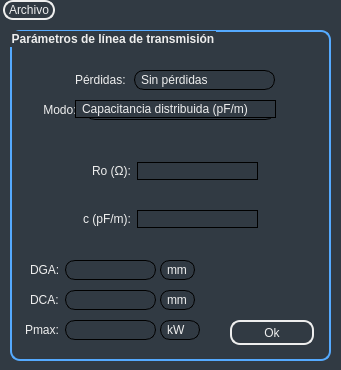
<?xml version="1.0" encoding="UTF-8"?>
<ui version="4.0">
 <class>MainWindow</class>
 <widget class="QMainWindow" name="MainWindow">
  <property name="geometry">
   <rect>
    <x>0</x>
    <y>0</y>
    <width>341</width>
    <height>370</height>
   </rect>
  </property>
  <property name="sizePolicy">
   <sizepolicy hsizetype="Fixed" vsizetype="Fixed">
    <horstretch>0</horstretch>
    <verstretch>0</verstretch>
   </sizepolicy>
  </property>
  <property name="minimumSize">
   <size>
    <width>341</width>
    <height>370</height>
   </size>
  </property>
  <property name="maximumSize">
   <size>
    <width>341</width>
    <height>370</height>
   </size>
  </property>
  <property name="windowTitle">
   <string>Línea de transmisión</string>
  </property>
  <property name="windowIcon">
   <iconset>
    <normaloff>minilogo.ico</normaloff>minilogo.ico</iconset>
  </property>
  <property name="styleSheet">
   <string notr="true"> background-color: rgb(49, 58, 67);</string>
  </property>
  <property name="iconSize">
   <size>
    <width>24</width>
    <height>24</height>
   </size>
  </property>
  <widget class="QWidget" name="centralwidget">
   <property name="sizePolicy">
    <sizepolicy hsizetype="Fixed" vsizetype="Fixed">
     <horstretch>0</horstretch>
     <verstretch>0</verstretch>
    </sizepolicy>
   </property>
   <widget class="QGroupBox" name="gpbx_linea">
    <property name="geometry">
     <rect>
      <x>10</x>
      <y>10</y>
      <width>321</width>
      <height>331</height>
     </rect>
    </property>
    <property name="styleSheet">
     <string notr="true">QGroupBox {
    background-color: rgb(49, 58, 67);
    border: 2px solid;
	border-color:rgb(85,170,255);
    border-radius: 10px;
    margin-top: 1ex; /* leave space at the top for the title */
	font-size: 12px;
    font-weight: bold;
}
QGroupBox::title {
color:rgb(238, 238, 238);
font: 75 12pt &quot;MS Shell Dlg 2&quot;;
}</string>
    </property>
    <property name="title">
     <string>Parámetros de línea de transmisión</string>
    </property>
    <widget class="QPushButton" name="pbtn_ok">
     <property name="geometry">
      <rect>
       <x>220</x>
       <y>290</y>
       <width>84</width>
       <height>25</height>
      </rect>
     </property>
     <property name="styleSheet">
      <string notr="true">QPushButton {
    border: 2px solid rgb(238, 238, 238);
    border-radius: 10px;
    background-color: rgb(49, 58, 67);
	color:rgb(238, 238, 238);
	font: 75 10pt &quot;MS Shell Dlg 2&quot;;
    min-width: 80px;
}
QPushButton:pressed {
    background-color: rgb(85,170,255);
	color:black;
}
QPushButton:flat {
    border: none; /* no border for a flat push button */
}
QPushButton:default {
    border-color: navy; /* make the default button prominent */
}</string>
     </property>
     <property name="text">
      <string>Ok</string>
     </property>
    </widget>
    <widget class="QLabel" name="lbl_modolinea">
     <property name="geometry">
      <rect>
       <x>30</x>
       <y>70</y>
       <width>41</width>
       <height>20</height>
      </rect>
     </property>
     <property name="styleSheet">
      <string notr="true">color:rgb(238, 238, 238);
font: 75 10pt &quot;MS Shell Dlg 2&quot;;
</string>
     </property>
     <property name="text">
      <string> Modo:</string>
     </property>
    </widget>
    <widget class="QLabel" name="lbl_perdidaslinea">
     <property name="geometry">
      <rect>
       <x>65</x>
       <y>40</y>
       <width>61</width>
       <height>20</height>
      </rect>
     </property>
     <property name="styleSheet">
      <string notr="true">color:rgb(238, 238, 238);
font: 75 10pt &quot;MS Shell Dlg 2&quot;;
</string>
     </property>
     <property name="text">
      <string>Pérdidas:</string>
     </property>
    </widget>
    <widget class="QComboBox" name="cbx_perdidaslinea">
     <property name="geometry">
      <rect>
       <x>124</x>
       <y>40</y>
       <width>141</width>
       <height>20</height>
      </rect>
     </property>
     <property name="styleSheet">
      <string notr="true">QComboBox {
    border:1px solid rgb(0, 0, 0);
   	border-radius: 10px;
	color:rgb(238, 238, 238);
	font: 75 10pt &quot;MS Shell Dlg 2&quot;;
	background-color: rgb(49, 58, 67);
    padding-left: 6px;
}

QComboBox:hover{
	border: 1px solid rgb(85,170,255);
}

QComboBox:focus{
	border: 1px solid rgb(85,170,255);
}

QComboBox::drop-down {    
    border-left-width: 0px;
    border-left-color: black;
    border-left-style: solid; 
	width:0px;
}

QComboBox QAbstractItemView {
    selection-background-color: rgb(85,170,255);
	selection-color: black;
	color: rgb(238, 238, 238);
	background-color: rgb(79, 93, 108);
}</string>
     </property>
     <item>
      <property name="text">
       <string>Sin pérdidas</string>
      </property>
     </item>
     <item>
      <property name="text">
       <string>Pérdidas generales</string>
      </property>
     </item>
    </widget>
    <widget class="QComboBox" name="cbx_modolinea">
     <property name="geometry">
      <rect>
       <x>75</x>
       <y>70</y>
       <width>191</width>
       <height>20</height>
      </rect>
     </property>
     <property name="styleSheet">
      <string notr="true">QComboBox {
    border:1px solid rgb(0, 0, 0);
   	border-radius: 10px;
	color:rgb(238, 238, 238);
	font: 75 10pt &quot;MS Shell Dlg 2&quot;;
	background-color: rgb(49, 58, 67);
    padding-left: 6px;
}

QComboBox:hover{
	border: 1px solid rgb(85,170,255);
}

QComboBox:focus{
	border: 1px solid rgb(85,170,255);
}

QComboBox::drop-down {    
    border-left-width: 0px;
    border-left-color: black;
    border-left-style: solid; 
	width:0px;
}

QComboBox QAbstractItemView {
    selection-background-color: rgb(85,170,255);
	selection-color: black;
	color: rgb(238, 238, 238);
	background-color: rgb(79, 93, 108);
}</string>
     </property>
     <item>
      <property name="text">
       <string>Parámetros rlgc</string>
      </property>
     </item>
     <item>
      <property name="text">
       <string>Tipo de línea de transmisión</string>
      </property>
     </item>
    </widget>
    <widget class="QGroupBox" name="gpbx_parametroslinea">
     <property name="geometry">
      <rect>
       <x>55</x>
       <y>90</y>
       <width>211</width>
       <height>151</height>
      </rect>
     </property>
     <property name="sizePolicy">
      <sizepolicy hsizetype="Fixed" vsizetype="Preferred">
       <horstretch>0</horstretch>
       <verstretch>0</verstretch>
      </sizepolicy>
     </property>
     <property name="styleSheet">
      <string notr="true">QGroupBox {
    background-color: rgb(49, 58, 67);
    border: 0px solid;
	border-color:rgb(85,170,255);
    border-radius: 10px;
    margin-top: 1ex; /* leave space at the top for the title */
	font-size: 12px;
    font-weight: bold;
}
QGroupBox::title {
color:rgb(238, 238, 238);
font: 75 12pt &quot;MS Shell Dlg 2&quot;;
}</string>
     </property>
     <property name="title">
      <string/>
     </property>
     <property name="alignment">
      <set>Qt::AlignLeading|Qt::AlignLeft|Qt::AlignTop</set>
     </property>
     <layout class="QGridLayout" name="gridLayout_5">
      <item row="0" column="0">
       <widget class="QScrollArea" name="scllarea_parametroslinea">
        <property name="styleSheet">
         <string notr="true">QScrollBar:horizontal {
   /* border: 2px solid black;*/
    background: rgb(49, 58, 67);
    height: 5px;
    margin: 0px 20px 0 20px;
}
QScrollBar::handle:horizontal {
    background: rgb(85,170,255);
    min-width: 10px;
}
QScrollBar::add-line:horizontal {
    border: 1px black;
    background: black;
    width: 0px;
    subcontrol-position: right;
    subcontrol-origin: margin;
}

QScrollBar::sub-line:horizontal {
    border: 1px black;
    background: black;
    width: 0px;
    subcontrol-position: left;
    subcontrol-origin: margin;
}

QScrollBar::sub-page:horizontal {
    background: rgb(79, 93, 108);
}

QScrollBar::add-page:horizontal {
    background: rgb(79, 93, 108);
}</string>
        </property>
        <property name="frameShape">
         <enum>QFrame::NoFrame</enum>
        </property>
        <property name="widgetResizable">
         <bool>true</bool>
        </property>
        <widget class="QWidget" name="scrollAreaWidgetContents_4">
         <property name="geometry">
          <rect>
           <x>0</x>
           <y>0</y>
           <width>193</width>
           <height>130</height>
          </rect>
         </property>
         <layout class="QGridLayout" name="layout_parametroslinea">
          <item row="0" column="0">
           <widget class="QLabel" name="lbl_Ro">
            <property name="toolTip">
             <string>&lt;html&gt;&lt;head/&gt;&lt;body&gt;&lt;p&gt;Resistencia característica de la línea de transmisión.&lt;/p&gt;&lt;/body&gt;&lt;/html&gt;</string>
            </property>
            <property name="styleSheet">
             <string notr="true">QLabel{
color:rgb(238, 238, 238);
font: 75 10pt &quot;MS Shell Dlg 2&quot;;
}
QToolTip{ 
background-color: rgb(79, 93, 108); 
color: rgb(238, 238, 238); 
border: black solid 2px;
}</string>
            </property>
            <property name="text">
             <string>Ro (Ω):</string>
            </property>
            <property name="alignment">
             <set>Qt::AlignRight|Qt::AlignTrailing|Qt::AlignVCenter</set>
            </property>
           </widget>
          </item>
          <item row="0" column="1">
           <widget class="QLineEdit" name="linedit_Ro">
            <property name="sizePolicy">
             <sizepolicy hsizetype="Expanding" vsizetype="Fixed">
              <horstretch>0</horstretch>
              <verstretch>0</verstretch>
             </sizepolicy>
            </property>
            <property name="styleSheet">
             <string notr="true">QLineEdit{
border:1px solid rgb(0, 0, 0);
border-radius: 10px;
color:rgb(238, 238, 238);
font: 75 10pt &quot;MS Shell Dlg 2&quot;;
padding-left: 5px;
padding-right: 5px;
background-color: rgb(49, 58, 67);
}
QLineEdit:hover{
border: 1px solid rgb(85,170,255);
background-color:rgb(79, 93, 108);
}
QLineEdit:focus{
border: 1px solid rgb(85,170,255);
background-color:rgb(79, 93, 108);
}
</string>
            </property>
           </widget>
          </item>
          <item row="1" column="0">
           <widget class="QLabel" name="lbl_coero">
            <property name="toolTip">
             <string>&lt;html&gt;&lt;head/&gt;&lt;body&gt;&lt;p&gt;Capacitancia distribuida de la línea de transmisión.&lt;/p&gt;&lt;/body&gt;&lt;/html&gt;</string>
            </property>
            <property name="styleSheet">
             <string notr="true">QLabel{
color:rgb(238, 238, 238);
font: 75 10pt &quot;MS Shell Dlg 2&quot;;
}
QToolTip{ 
background-color: rgb(79, 93, 108); 
color: rgb(238, 238, 238); 
border: black solid 2px;
}</string>
            </property>
            <property name="text">
             <string>c (pF/m):</string>
            </property>
            <property name="alignment">
             <set>Qt::AlignRight|Qt::AlignTrailing|Qt::AlignVCenter</set>
            </property>
           </widget>
          </item>
          <item row="1" column="1">
           <widget class="QLineEdit" name="linedit_coero">
            <property name="sizePolicy">
             <sizepolicy hsizetype="Expanding" vsizetype="Fixed">
              <horstretch>0</horstretch>
              <verstretch>0</verstretch>
             </sizepolicy>
            </property>
            <property name="styleSheet">
             <string notr="true">QLineEdit{
border:1px solid rgb(0, 0, 0);
border-radius: 10px;
color:rgb(238, 238, 238);
font: 75 10pt &quot;MS Shell Dlg 2&quot;;
padding-left: 5px;
padding-right: 5px;
background-color: rgb(49, 58, 67);
}
QLineEdit:hover{
border: 1px solid rgb(85,170,255);
background-color:rgb(79, 93, 108);
}
QLineEdit:focus{
border: 1px solid rgb(85,170,255);
background-color:rgb(79, 93, 108);
}
</string>
            </property>
           </widget>
          </item>
         </layout>
        </widget>
       </widget>
      </item>
     </layout>
    </widget>
    <widget class="QComboBox" name="cbx_tipocoero">
     <property name="geometry">
      <rect>
       <x>65</x>
       <y>70</y>
       <width>201</width>
       <height>20</height>
      </rect>
     </property>
     <property name="sizePolicy">
      <sizepolicy hsizetype="Fixed" vsizetype="Fixed">
       <horstretch>0</horstretch>
       <verstretch>0</verstretch>
      </sizepolicy>
     </property>
     <property name="minimumSize">
      <size>
       <width>201</width>
       <height>0</height>
      </size>
     </property>
     <property name="maximumSize">
      <size>
       <width>201</width>
       <height>16777215</height>
      </size>
     </property>
     <property name="styleSheet">
      <string notr="true">QComboBox {
    border:1px solid rgb(0, 0, 0);
   	border-radius: 10px;
	color:rgb(238, 238, 238);
	font: 75 10pt &quot;MS Shell Dlg 2&quot;;
	background-color: rgb(49, 58, 67);
    padding-left: 6px;
}

QComboBox:hover{
	border: 1px solid rgb(85,170,255);
}

QComboBox:focus{
	border: 1px solid rgb(85,170,255);
}

QComboBox::drop-down {    
    border-left-width: 0px;
    border-left-color: black;
    border-left-style: solid; 
	width:0px;
}

QComboBox QAbstractItemView {
    selection-background-color: rgb(85,170,255);
	selection-color: black;
	color: rgb(238, 238, 238);
	background-color: rgb(79, 93, 108);
}</string>
     </property>
     <property name="sizeAdjustPolicy">
      <enum>QComboBox::AdjustToContents</enum>
     </property>
     <item>
      <property name="text">
       <string>Capacitancia distribuida (pF/m)</string>
      </property>
     </item>
     <item>
      <property name="text">
       <string>Constante dieléctrica relativa</string>
      </property>
     </item>
     <item>
      <property name="text">
       <string>Velocidad de propagación (%)</string>
      </property>
     </item>
    </widget>
    <widget class="QLabel" name="lbl_DGA">
     <property name="geometry">
      <rect>
       <x>20</x>
       <y>230</y>
       <width>31</width>
       <height>20</height>
      </rect>
     </property>
     <property name="toolTip">
      <string>&lt;html&gt;&lt;head/&gt;&lt;body&gt;&lt;p&gt;Distancia entre el generador y el adaptador MSMN.&lt;/p&gt;&lt;/body&gt;&lt;/html&gt;</string>
     </property>
     <property name="styleSheet">
      <string notr="true">QLabel{
color:rgb(238, 238, 238);
font: 75 10pt &quot;MS Shell Dlg 2&quot;;
}
QToolTip{ 
background-color: rgb(79, 93, 108); 
color: rgb(238, 238, 238); 
border: black solid 2px;
}</string>
     </property>
     <property name="text">
      <string>DGA:</string>
     </property>
    </widget>
    <widget class="QComboBox" name="cbx_DGA">
     <property name="geometry">
      <rect>
       <x>150</x>
       <y>230</y>
       <width>35</width>
       <height>20</height>
      </rect>
     </property>
     <property name="sizePolicy">
      <sizepolicy hsizetype="Preferred" vsizetype="Preferred">
       <horstretch>0</horstretch>
       <verstretch>0</verstretch>
      </sizepolicy>
     </property>
     <property name="minimumSize">
      <size>
       <width>30</width>
       <height>0</height>
      </size>
     </property>
     <property name="maximumSize">
      <size>
       <width>81</width>
       <height>20</height>
      </size>
     </property>
     <property name="styleSheet">
      <string notr="true">QComboBox {
    border:1px solid rgb(0, 0, 0);
   	border-radius: 10px;
	color:rgb(238, 238, 238);
	font: 75 10pt &quot;MS Shell Dlg 2&quot;;
	background-color: rgb(49, 58, 67);
    padding-left: 6px;
}

QComboBox:hover{
	border: 1px solid rgb(85,170,255);
}

QComboBox:focus{
	border: 1px solid rgb(85,170,255);
}

QComboBox::drop-down {    
    border-left-width: 0px;
    border-left-color: black;
    border-left-style: solid; 
	width:0px;
}

QComboBox QAbstractItemView {
    selection-background-color: rgb(85,170,255);
	selection-color: black;
	color: rgb(238, 238, 238);
	background-color: rgb(79, 93, 108);
}</string>
     </property>
     <property name="currentIndex">
      <number>2</number>
     </property>
     <property name="iconSize">
      <size>
       <width>0</width>
       <height>0</height>
      </size>
     </property>
     <item>
      <property name="text">
       <string>m</string>
      </property>
     </item>
     <item>
      <property name="text">
       <string>cm</string>
      </property>
     </item>
     <item>
      <property name="text">
       <string>mm</string>
      </property>
     </item>
    </widget>
    <widget class="QLineEdit" name="linedit_DGA">
     <property name="geometry">
      <rect>
       <x>55</x>
       <y>230</y>
       <width>91</width>
       <height>20</height>
      </rect>
     </property>
     <property name="focusPolicy">
      <enum>Qt::ClickFocus</enum>
     </property>
     <property name="styleSheet">
      <string notr="true">QLineEdit{
border:1px solid rgb(0, 0, 0);
border-radius: 10px;
color:rgb(238, 238, 238);
font: 75 10pt &quot;MS Shell Dlg 2&quot;;
padding-left: 5px;
padding-right: 5px;
background-color: rgb(49, 58, 67);
}
QLineEdit:hover{
border: 1px solid rgb(85,170,255);
background-color:rgb(79, 93, 108);
}
QLineEdit:focus{
border: 1px solid rgb(85,170,255);
background-color:rgb(79, 93, 108);
}
</string>
     </property>
    </widget>
    <widget class="QComboBox" name="cbx_Pmax">
     <property name="geometry">
      <rect>
       <x>150</x>
       <y>290</y>
       <width>40</width>
       <height>20</height>
      </rect>
     </property>
     <property name="sizePolicy">
      <sizepolicy hsizetype="Preferred" vsizetype="Preferred">
       <horstretch>0</horstretch>
       <verstretch>0</verstretch>
      </sizepolicy>
     </property>
     <property name="minimumSize">
      <size>
       <width>30</width>
       <height>0</height>
      </size>
     </property>
     <property name="maximumSize">
      <size>
       <width>81</width>
       <height>20</height>
      </size>
     </property>
     <property name="styleSheet">
      <string notr="true">QComboBox {
    border:1px solid rgb(0, 0, 0);
   	border-radius: 10px;
	color:rgb(238, 238, 238);
	font: 75 10pt &quot;MS Shell Dlg 2&quot;;
	background-color: rgb(49, 58, 67);
    padding-left: 6px;
}

QComboBox:hover{
	border: 1px solid rgb(85,170,255);
}

QComboBox:focus{
	border: 1px solid rgb(85,170,255);
}

QComboBox::drop-down {    
    border-left-width: 0px;
    border-left-color: black;
    border-left-style: solid; 
	width:0px;
}

QComboBox QAbstractItemView {
    selection-background-color: rgb(85,170,255);
	selection-color: black;
	color: rgb(238, 238, 238);
	background-color: rgb(79, 93, 108);
}</string>
     </property>
     <property name="currentIndex">
      <number>0</number>
     </property>
     <property name="iconSize">
      <size>
       <width>0</width>
       <height>0</height>
      </size>
     </property>
     <item>
      <property name="text">
       <string>kW</string>
      </property>
     </item>
     <item>
      <property name="text">
       <string>W</string>
      </property>
     </item>
     <item>
      <property name="text">
       <string>mW</string>
      </property>
     </item>
    </widget>
    <widget class="QLabel" name="lbl_Pmax">
     <property name="geometry">
      <rect>
       <x>15</x>
       <y>290</y>
       <width>41</width>
       <height>20</height>
      </rect>
     </property>
     <property name="toolTip">
      <string>&lt;html&gt;&lt;head/&gt;&lt;body&gt;&lt;p&gt;Máxima potencia promedio soportada por la línea de transmisión.&lt;/p&gt;&lt;/body&gt;&lt;/html&gt;</string>
     </property>
     <property name="styleSheet">
      <string notr="true">QLabel{
color:rgb(238, 238, 238);
font: 75 10pt &quot;MS Shell Dlg 2&quot;;
}
QToolTip{ 
background-color: rgb(79, 93, 108); 
color: rgb(238, 238, 238); 
border: black solid 2px;
}</string>
     </property>
     <property name="text">
      <string>Pmax:</string>
     </property>
    </widget>
    <widget class="QLineEdit" name="linedit_Pmax">
     <property name="geometry">
      <rect>
       <x>55</x>
       <y>290</y>
       <width>91</width>
       <height>20</height>
      </rect>
     </property>
     <property name="focusPolicy">
      <enum>Qt::ClickFocus</enum>
     </property>
     <property name="styleSheet">
      <string notr="true">QLineEdit{
border:1px solid rgb(0, 0, 0);
border-radius: 10px;
color:rgb(238, 238, 238);
font: 75 10pt &quot;MS Shell Dlg 2&quot;;
padding-left: 5px;
padding-right: 5px;
background-color: rgb(49, 58, 67);
}
QLineEdit:hover{
border: 1px solid rgb(85,170,255);
background-color:rgb(79, 93, 108);
}
QLineEdit:focus{
border: 1px solid rgb(85,170,255);
background-color:rgb(79, 93, 108);
}
</string>
     </property>
    </widget>
    <widget class="QComboBox" name="cbx_DCA">
     <property name="enabled">
      <bool>true</bool>
     </property>
     <property name="geometry">
      <rect>
       <x>150</x>
       <y>260</y>
       <width>35</width>
       <height>20</height>
      </rect>
     </property>
     <property name="sizePolicy">
      <sizepolicy hsizetype="Preferred" vsizetype="Preferred">
       <horstretch>0</horstretch>
       <verstretch>0</verstretch>
      </sizepolicy>
     </property>
     <property name="minimumSize">
      <size>
       <width>30</width>
       <height>0</height>
      </size>
     </property>
     <property name="maximumSize">
      <size>
       <width>81</width>
       <height>20</height>
      </size>
     </property>
     <property name="styleSheet">
      <string notr="true">QComboBox {
    border:1px solid rgb(0, 0, 0);
   	border-radius: 10px;
	color:rgb(238, 238, 238);
	font: 75 10pt &quot;MS Shell Dlg 2&quot;;
	background-color: rgb(49, 58, 67);
    padding-left: 6px;
}

QComboBox:hover{
	border: 1px solid rgb(85,170,255);
}

QComboBox:focus{
	border: 1px solid rgb(85,170,255);
}

QComboBox::drop-down {    
    border-left-width: 0px;
    border-left-color: black;
    border-left-style: solid; 
	width:0px;
}

QComboBox QAbstractItemView {
    selection-background-color: rgb(85,170,255);
	selection-color: black;
	color: rgb(238, 238, 238);
	background-color: rgb(79, 93, 108);
}</string>
     </property>
     <property name="currentIndex">
      <number>2</number>
     </property>
     <property name="iconSize">
      <size>
       <width>0</width>
       <height>0</height>
      </size>
     </property>
     <item>
      <property name="text">
       <string>m</string>
      </property>
     </item>
     <item>
      <property name="text">
       <string>cm</string>
      </property>
     </item>
     <item>
      <property name="text">
       <string>mm</string>
      </property>
     </item>
    </widget>
    <widget class="QLabel" name="lbl_DCA">
     <property name="geometry">
      <rect>
       <x>20</x>
       <y>260</y>
       <width>31</width>
       <height>20</height>
      </rect>
     </property>
     <property name="toolTip">
      <string>&lt;html&gt;&lt;head/&gt;&lt;body&gt;&lt;p&gt;Distancia entre la impedancia de carga y el adaptador MSMN.&lt;/p&gt;&lt;/body&gt;&lt;/html&gt;</string>
     </property>
     <property name="styleSheet">
      <string notr="true">QLabel{
color:rgb(238, 238, 238);
font: 75 10pt &quot;MS Shell Dlg 2&quot;;
}
QToolTip{ 
background-color: rgb(79, 93, 108); 
color: rgb(238, 238, 238); 
border: black solid 2px;
}</string>
     </property>
     <property name="text">
      <string>DCA:</string>
     </property>
    </widget>
    <widget class="QLineEdit" name="linedit_DCA">
     <property name="enabled">
      <bool>true</bool>
     </property>
     <property name="geometry">
      <rect>
       <x>55</x>
       <y>260</y>
       <width>91</width>
       <height>20</height>
      </rect>
     </property>
     <property name="focusPolicy">
      <enum>Qt::ClickFocus</enum>
     </property>
     <property name="styleSheet">
      <string notr="true">QLineEdit{
border:1px solid rgb(0, 0, 0);
border-radius: 10px;
color:rgb(238, 238, 238);
font: 75 10pt &quot;MS Shell Dlg 2&quot;;
padding-left: 5px;
padding-right: 5px;
background-color: rgb(49, 58, 67);
}
QLineEdit:hover{
border: 1px solid rgb(85,170,255);
background-color:rgb(79, 93, 108);
}
QLineEdit:focus{
border: 1px solid rgb(85,170,255);
background-color:rgb(79, 93, 108);
}
</string>
     </property>
    </widget>
    <zorder>cbx_modolinea</zorder>
    <zorder>gpbx_parametroslinea</zorder>
    <zorder>pbtn_ok</zorder>
    <zorder>lbl_perdidaslinea</zorder>
    <zorder>cbx_perdidaslinea</zorder>
    <zorder>lbl_modolinea</zorder>
    <zorder>lbl_DGA</zorder>
    <zorder>cbx_DGA</zorder>
    <zorder>linedit_DGA</zorder>
    <zorder>cbx_Pmax</zorder>
    <zorder>lbl_Pmax</zorder>
    <zorder>linedit_Pmax</zorder>
    <zorder>cbx_DCA</zorder>
    <zorder>lbl_DCA</zorder>
    <zorder>linedit_DCA</zorder>
    <zorder>cbx_tipocoero</zorder>
   </widget>
  </widget>
  <widget class="QMenuBar" name="menuBar">
   <property name="geometry">
    <rect>
     <x>0</x>
     <y>0</y>
     <width>341</width>
     <height>22</height>
    </rect>
   </property>
   <property name="styleSheet">
    <string notr="true">QMenuBar {
    background-color:(49, 58, 67);
    spacing: 3px; /* spacing between menu bar items */
}

QMenuBar::item {
	font: 75 10pt &quot;MS Shell Dlg 2&quot;;
	color:rgb(238, 238, 238);
    padding: 1px 4px;
    background: transparent;
    border: 2px solid rgb(238, 238, 238);
    border-radius: 10px;
}


QMenuBar::item:selected { /* when selected using mouse or keyboard */
    background: transparent;
	border: 2px solid rgb(85,170,255);
}

QMenuBar::item:pressed {
    color: black;
	background-color:rgb(85,170,255);
}</string>
   </property>
   <widget class="QMenu" name="menuProyecto">
    <property name="styleSheet">
     <string notr="true">QMenu::item {
	font: 75 10pt &quot;MS Shell Dlg 2&quot;;
	color:rgb(238, 238, 238);
	background-color:rgb(79, 93, 108);
}

QMenu::item:selected { /* when selected using mouse or keyboard */
	/*background:rgb(28, 33, 39);*/
	border: 1px solid rgb(85,170,255);
}

QMenu::item:pressed {
	background-color:rgb(85,170,255);
	color:black;
}</string>
    </property>
    <property name="title">
     <string>Archivo</string>
    </property>
    <addaction name="actionCargar"/>
    <addaction name="actionGuardar"/>
    <addaction name="actionReiniciar"/>
   </widget>
   <addaction name="menuProyecto"/>
  </widget>
  <action name="actionGuardar">
   <property name="text">
    <string>Guardar</string>
   </property>
  </action>
  <action name="actionReiniciar">
   <property name="text">
    <string>Reiniciar</string>
   </property>
  </action>
  <action name="actionManual_de_usuario">
   <property name="text">
    <string>Manual de usuario</string>
   </property>
  </action>
  <action name="actionArchivo_load">
   <property name="text">
    <string>archivo .load</string>
   </property>
  </action>
  <action name="actionArchivo_imp">
   <property name="text">
    <string>archivo .imp</string>
   </property>
  </action>
  <action name="actionCargar">
   <property name="text">
    <string>Cargar</string>
   </property>
  </action>
 </widget>
 <resources/>
 <connections/>
</ui>
